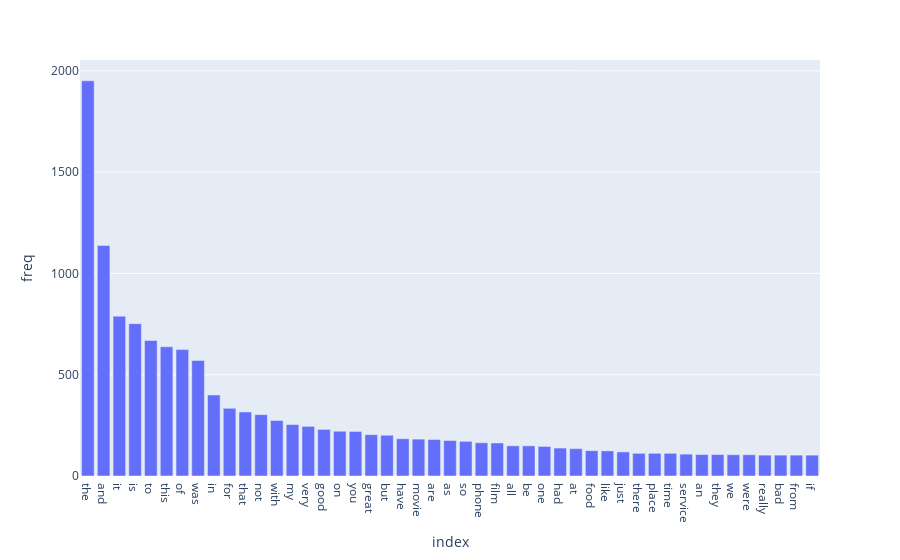

The code cell stored with this chart in its notebook:
### Code cell
# sort values in the bar chart above  
sorted_df = reduced_df.sort_values(by='freq', ascending=False)
fig = px.bar(sorted_df, y="freq")
fig.show()

### Figure 1 — Plotly figure (JSON) as saved in the notebook; plotly's stock layout.template omitted (floating-point values rounded to 4 significant figures)
{"data": [{"alignmentgroup": "True", "hovertemplate": "index=%{x}<br>freq=%{y}<extra></extra>", "legendgroup": "", "marker": {"color": "#636efa", "pattern": {"shape": ""}}, "name": "", "offsetgroup": "", "orientation": "v", "showlegend": false, "textposition": "auto", "type": "bar", "x": ["the", "and", "it", "is", "to", "this", "of", "was", "in", "for", "that", "not", "with", "my", "very", "good", "on", "you", "great", "but", "have", "movie", "are", "as", "so", "phone", "film", "all", "be", "one", "had", "at", "food", "like", "just", "there", "place", "time", "service", "an", "they", "we", "were", "really", "bad", "from", "if"], "xaxis": "x", "y": [1951, 1138, 789, 752, 669, 638, 624, 570, 400, 334, 316, 303, 274, 254, 245, 230, 221, 220, 204, 201, 184, 182, 180, 175, 171, 164, 163, 149, 149, 146, 138, 135, 125, 124, 119, 112, 112, 112, 108, 106, 106, 105, 105, 103, 103, 103, 103], "yaxis": "y"}], "layout": {"barmode": "relative", "legend": {"tracegroupgap": 0}, "margin": {"t": 60}, "xaxis": {"anchor": "y", "domain": [0, 1], "title": {"text": "index"}}, "yaxis": {"anchor": "x", "domain": [0, 1], "title": {"text": "freq"}}}}
